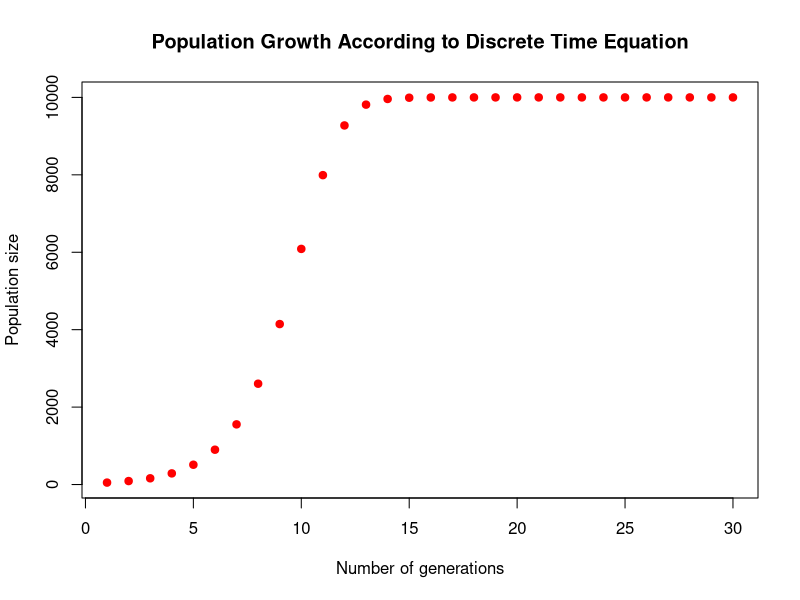
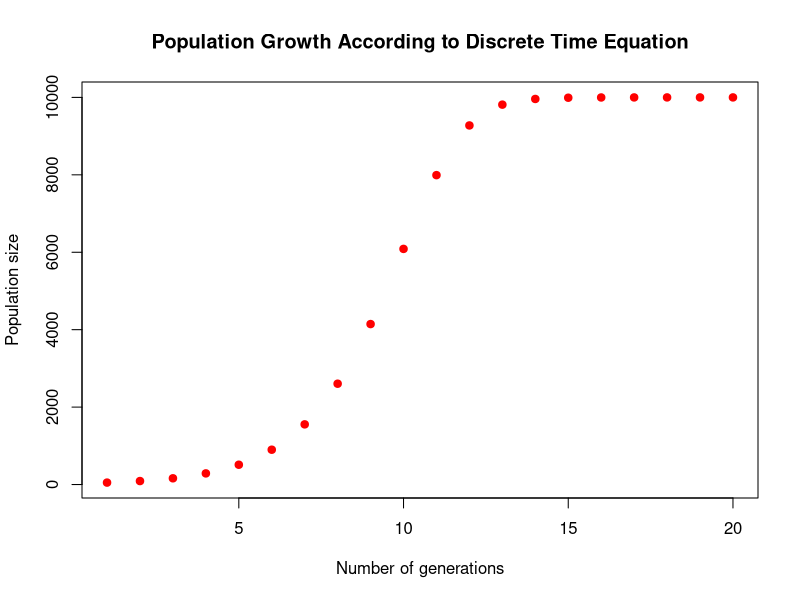
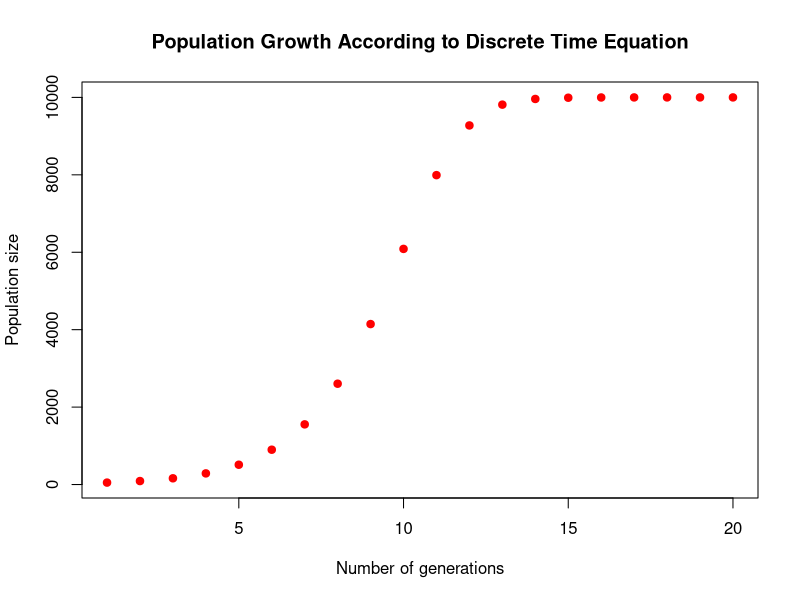

Reproduce these figures in R, in order.
#---Lab 08
#
# step 3: turning the discrete time equation into a function
discreteTime <- function(r,K,t,n) {
for(i in 2:t) {
  n[c(i)] <- (n[i-1] + (r * n[i-1] * ((K - n[i-1]) / K))) # to population value at time step=i (min 2), assigning the value obtained via discrete-time logistic growth expression
}
  Abundance <- n # saving y axis for use in matrix
  Generations <- c(1:t) # saving x axis for use in matrix
  discreteMatrix <- cbind(Generations,Abundance) # creating matrix of above data, which will be returned to the user of the function
  plot( 1:t, n,  
        main="Population Growth According to Discrete Time Equation", # title
        ylab = "Population size", # y axis label
        xlab= "Number of generations", # x axis label
        cex = 1.0, # size of data points
        pch = 19, # type of data point
        col = "red"  # data point color
  )
  return(discreteMatrix) # returns population data, and a plot of population size as a function of number of generations
}

discreteTime(0.8,10000,30,50) # testing above function

myAbundance <- discreteTime(0.8,10000,20,50) # saving a vector to use for saved matrix

# setting working directory
setwd("C:/Users/Mame/Desktop/CompBio/CompBioLabsAndHomework/Labs/Lab08")

# saving the above matrix to the disk
write.csv(myAbundance, file = "DiscreteData_Lab08.csv", row.names = FALSE)


# saving the plot from the above function to the disk
png(filename="discretePlot_lab08.png")
plot ( myAbundance,
            main="Population Growth According to Discrete Time Equation", # title
            ylab = "Population size", # y axis label
            xlab= "Number of generations", # x axis label
            cex = 1.0, # size of data points
            pch = 19, # type of data point
            col = "red"  # data point color
)
dev.off()

